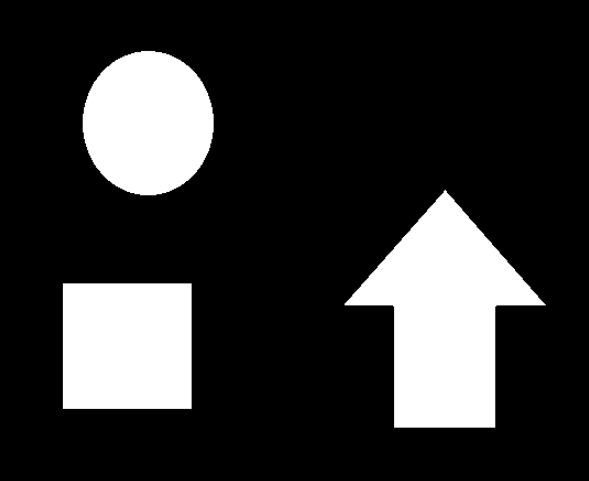
#> input picture tryCode/1/5.png, 589 x 481 px, found by its file name
$ python test11_1.py
#> lines starting #> are read from the running program, lines starting #| are printed output that depends on the picture; after the words box and inside, x2 and y2 are one past the last pixel; in counts of white or black regions, pixels touching at a corner belong together
import cv2
import numpy as np
import matplotlib.pyplot as plt

# 绘制轮廓
im = cv2.imread('1\\5.png')
#> im is the input picture: shape (481, 589, 3); min 0, max 255, mean 49.5
imgray = cv2.cvtColor(im, cv2.COLOR_BGR2GRAY)

# 二值图像
ret, thresh = cv2.threshold(imgray, 127, 255, cv2.THRESH_BINARY)
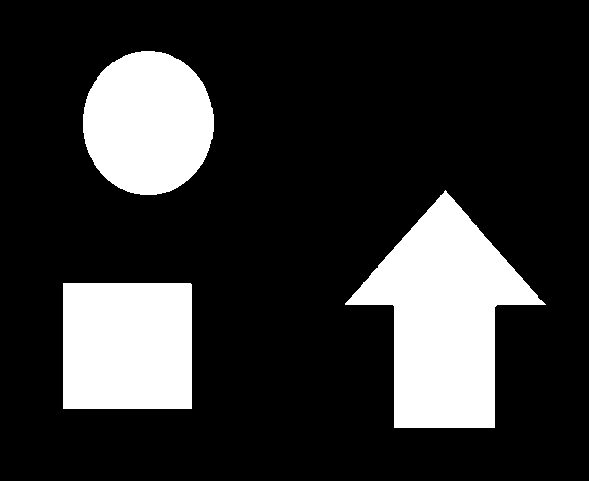
#> thresh: shape (481, 589); 19.4% white; 3 white regions

# 找到图像轮廓
contours, hierarchy = cv2.findContours(thresh, cv2.RETR_TREE, cv2.CHAIN_APPROX_NONE)
#> contours = 3 contours; box (x1, y1, x2, y2) and area: (345, 190, 546, 428) 23668, (63, 283, 192, 409) 16000, (83, 51, 214, 195) 14635
print(len(contours))
#| 3
print(len(contours[0]))
#| 505

'''print (type(contours))
image：二值结果图像
contours：图像轮廓点，list
hierarchy：轮廓结果层级信息
'''

# 尽量进行copy


cv2.imshow('img1', im)

# 绘制图像轮廓
# img = cv2.drawContours(img, contours, -1, (0, 255, 0), 3)
im = cv2.drawContours(im, contours, -1, (0, 0, 255), 3)
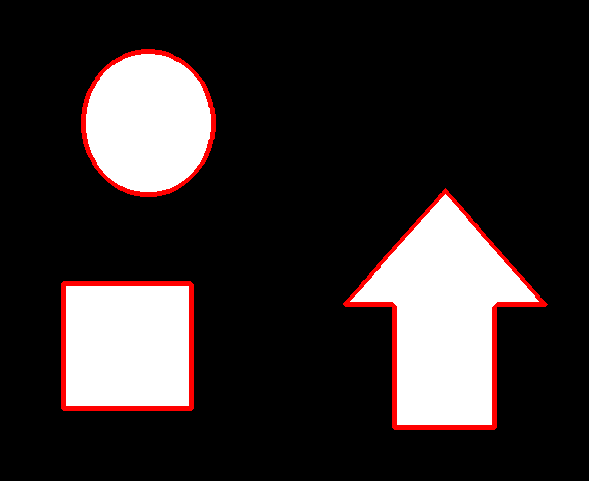
#> im: shape (481, 589, 3); 2.75% of pixels changed, all inside (x1, y1, x2, y2) = (61, 49, 548, 430)

cv2.imshow('img2', im)
cv2.waitKey(0)
cv2.destroyAllWindows()
"""Douglas-Peucker算法：
轮廓的不同特征，例如面积，周长，重心，边界框等。
轮廓近似 https://zhuanlan.zhihu.com/p/651610886
https://youcans.blog.csdn.net/article/details/125112487
将轮廓形状近似到另外一种由更少点组成的轮廓形状，新轮廓的点的数目 由我们设定的准确度来决定，使用的Douglas-Peucker算法。
如下图所示，现在可以使用这个函数来近似这个形状。cv2.approxPolyDP()函数的第二个参数叫 epsilon，它是从原始轮廓到近似轮廓的最大距离。它是一个准确度参数。
epsilon = 0.1 * cv2.arcLength(cnt, True)
approx = cv2.approxPolyDP(cnt, epsilon, True)
第二幅图中的绿线是当 epsilon = 10% 时得到的近似轮廓，第三幅 图是当 epsilon = 1% 时得到的近似轮廓。第三个参数设定弧线是否闭合。
"""
#  12.12 轮廓的多边形拟合
img = cv2.imread("1\\5.png", flags=1)
gray = cv2.cvtColor(img, cv2.COLOR_BGR2GRAY)  # 灰度图像
blur = cv2.boxFilter(gray, -1, (5, 5))  # 盒式滤波器，9*9 平滑核
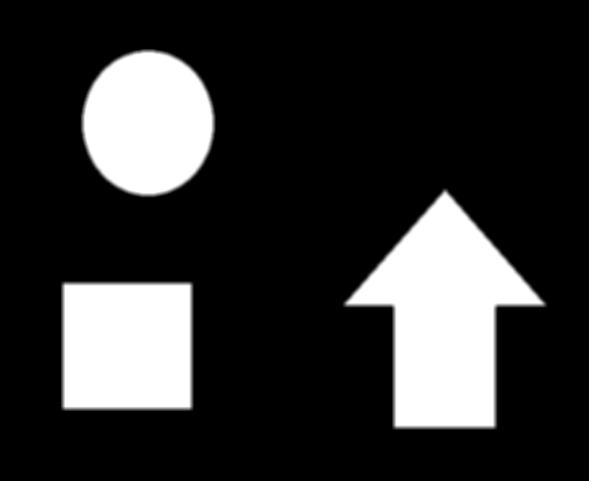
#> blur: shape (481, 589); min 0, max 255, mean 49.5
_, binary = cv2.threshold(blur, 205, 255, cv2.THRESH_OTSU + cv2.THRESH_BINARY)
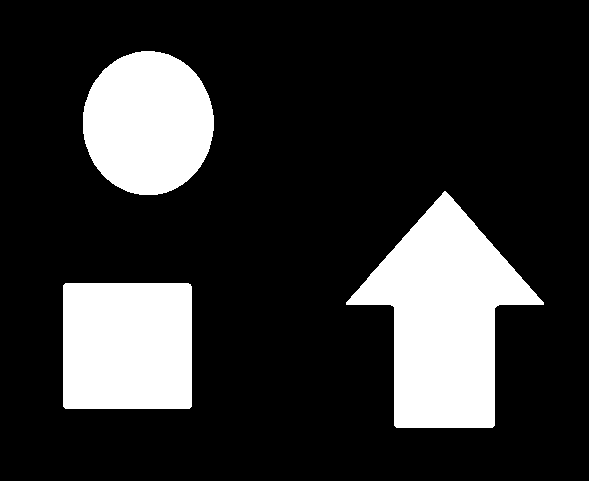
#> binary: shape (481, 589); 19.4% white; 3 white regions

# 寻找二值化图中的轮廓
contours, hierarchy = cv2.findContours(binary, cv2.RETR_TREE, cv2.CHAIN_APPROX_SIMPLE)  # OpenCV4~
#> contours = 3 contours; box (x1, y1, x2, y2) and area: (346, 191, 544, 428) 23680, (63, 283, 192, 409) 15990, (83, 51, 214, 195) 14639
print('len:', len(contours))
#| len: 3
# 绘制全部轮廓，contourIdx=-1 绘制全部轮廓
imgCnts = np.zeros(gray.shape[:2], np.uint8)  # 绘制轮廓函数会修改原始图像
imgCnts = cv2.drawContours(imgCnts, contours, -1, (255, 255, 255), thickness=2)  # 绘制全部轮廓
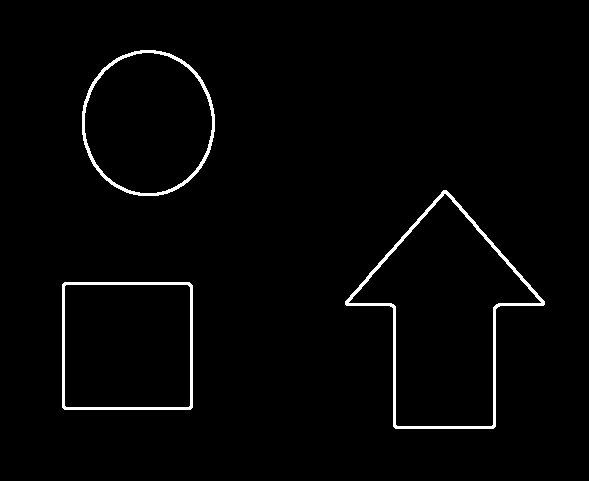
#> imgCnts: shape (481, 589); 1.9% white; 3 white regions

plt.figure(figsize=(9, 6))
plt.subplot(231), plt.axis('off'), plt.title("Origin")
plt.imshow(cv2.cvtColor(img, cv2.COLOR_BGR2RGB))
plt.subplot(232), plt.axis('off'), plt.title("Binary")
plt.imshow(binary, 'gray')
plt.subplot(233), plt.axis('off'), plt.title("Contour")
plt.imshow(imgCnts, 'gray')

cnts = sorted(contours, key=cv2.contourArea, reverse=True)  # 所有轮廓按面积排序
#> cnts has the same summary as contours
cnt = cnts[0]  # 第 0 个轮廓，面积最大的轮廓，(664, 1, 2)
#> cnt = contour of 70 points, box (x1, y1, x2, y2) (346, 191, 544, 428), area 23680
print("shape of max contour:", cnt.shape[0])
#| shape of max contour: 70

eps = [50, 30, 10]
for i in range(len(eps)):
    polyFit = cv2.approxPolyDP(cnt, eps[i], True)
    print("eps={}, shape of fitting polygon:{}".format(eps[i], polyFit.shape[0]))
    fitContour = np.zeros(gray.shape[:2], np.uint8)  # 初始化最大轮廓图像
    cv2.polylines(fitContour, [cnt], True, 205, thickness=2)  # 绘制最大轮廓，多边形曲线
    cv2.polylines(fitContour, [polyFit], True, 255, 3)
    plt.subplot(2, 3, i + 4), plt.axis('off'), plt.title("approxPoly(eps={})".format(eps[i]))
    plt.imshow(fitContour, 'gray')
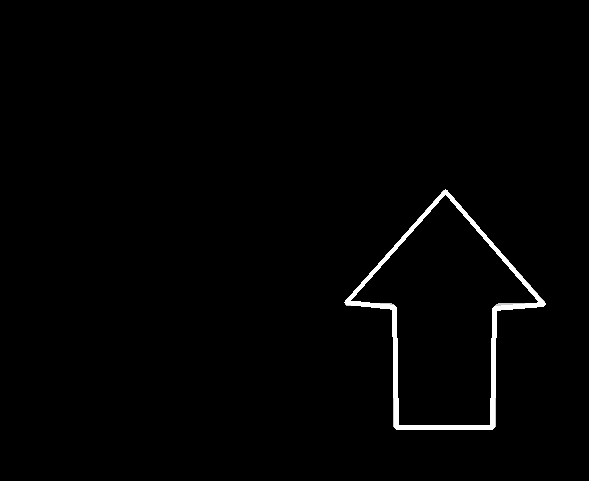
#> fitContour: shape (481, 589); min 0, max 255, mean 3.2

plt.tight_layout()
plt.show()
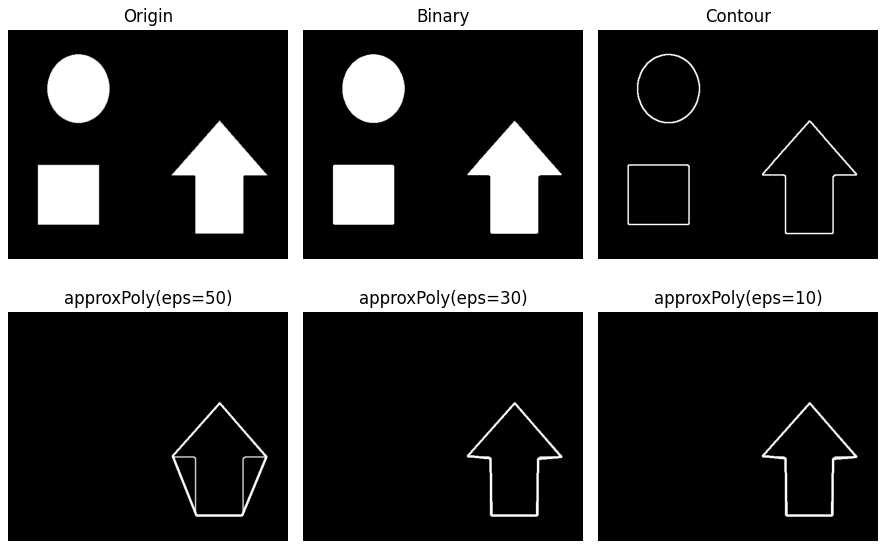
#> figure drawn by matplotlib, 6 panels

'''
(0, 255, 0)：bgr颜色
3：线条宽度
画出来是灰色的因为原来就是灰度图COLOR_BGR2GRAY，所以需要先转换成彩色图片
'''
